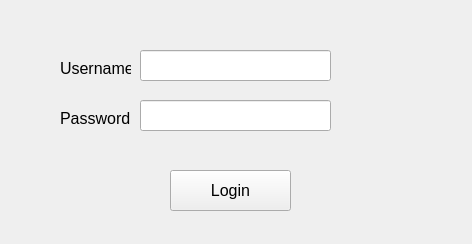
<?xml version="1.0" encoding="UTF-8"?>
<ui version="4.0">
 <class>Login</class>
 <widget class="QWidget" name="Login">
  <property name="geometry">
   <rect>
    <x>0</x>
    <y>0</y>
    <width>472</width>
    <height>244</height>
   </rect>
  </property>
  <property name="windowTitle">
   <string>Form</string>
  </property>
  <widget class="QPushButton" name="pushButton">
   <property name="geometry">
    <rect>
     <x>170</x>
     <y>170</y>
     <width>121</width>
     <height>41</height>
    </rect>
   </property>
   <property name="font">
    <font>
     <family>Segoe UI</family>
     <pointsize>12</pointsize>
    </font>
   </property>
   <property name="text">
    <string>Login</string>
   </property>
  </widget>
  <widget class="QLineEdit" name="lineEdit">
   <property name="geometry">
    <rect>
     <x>140</x>
     <y>50</y>
     <width>191</width>
     <height>31</height>
    </rect>
   </property>
   <property name="font">
    <font>
     <family>Segoe UI</family>
     <pointsize>12</pointsize>
    </font>
   </property>
   <property name="placeholderText">
    <string/>
   </property>
  </widget>
  <widget class="QLineEdit" name="lineEdit_2">
   <property name="geometry">
    <rect>
     <x>140</x>
     <y>100</y>
     <width>191</width>
     <height>31</height>
    </rect>
   </property>
   <property name="font">
    <font>
     <family>Segoe UI</family>
     <pointsize>12</pointsize>
    </font>
   </property>
   <property name="echoMode">
    <enum>QLineEdit::Password</enum>
   </property>
   <property name="placeholderText">
    <string/>
   </property>
  </widget>
  <widget class="QLabel" name="label">
   <property name="geometry">
    <rect>
     <x>60</x>
     <y>60</y>
     <width>71</width>
     <height>16</height>
    </rect>
   </property>
   <property name="font">
    <font>
     <family>Segoe UI</family>
     <pointsize>12</pointsize>
    </font>
   </property>
   <property name="text">
    <string>Username</string>
   </property>
  </widget>
  <widget class="QLabel" name="label_2">
   <property name="geometry">
    <rect>
     <x>60</x>
     <y>110</y>
     <width>71</width>
     <height>16</height>
    </rect>
   </property>
   <property name="font">
    <font>
     <family>Segoe UI</family>
     <pointsize>12</pointsize>
    </font>
   </property>
   <property name="text">
    <string>Password</string>
   </property>
  </widget>
  <widget class="QLabel" name="label_3">
   <property name="enabled">
    <bool>true</bool>
   </property>
   <property name="geometry">
    <rect>
     <x>140</x>
     <y>130</y>
     <width>171</width>
     <height>16</height>
    </rect>
   </property>
   <property name="text">
    <string/>
   </property>
  </widget>
 </widget>
 <resources/>
 <connections/>
</ui>
